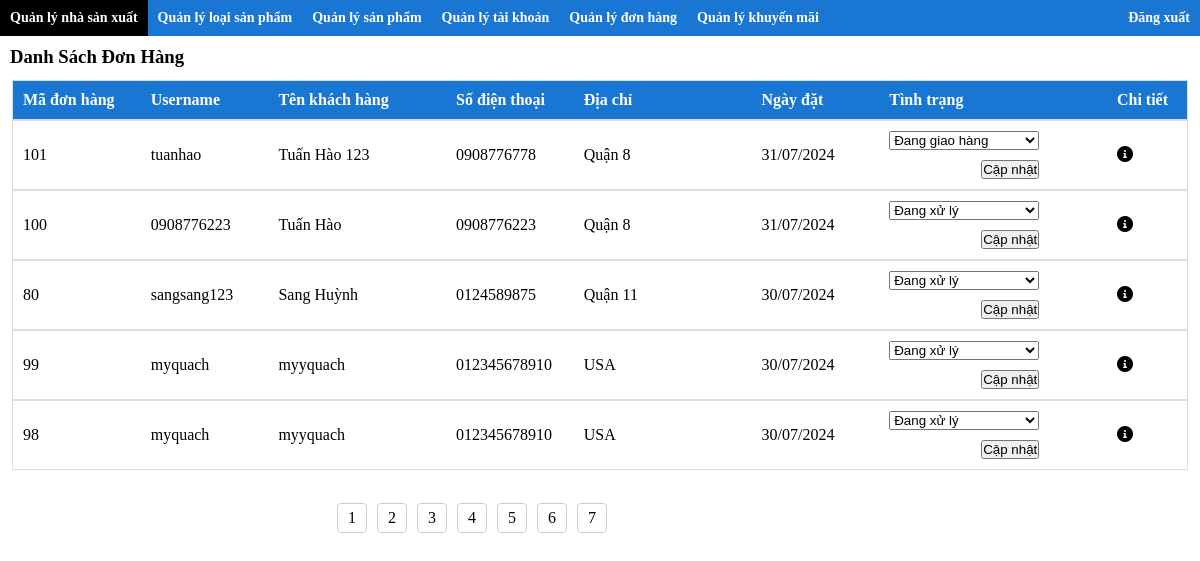
Page /webbanmaytinh/src/admin/index.php?action=quanlydonhang&&query=no (signed in) on the earlier database version.
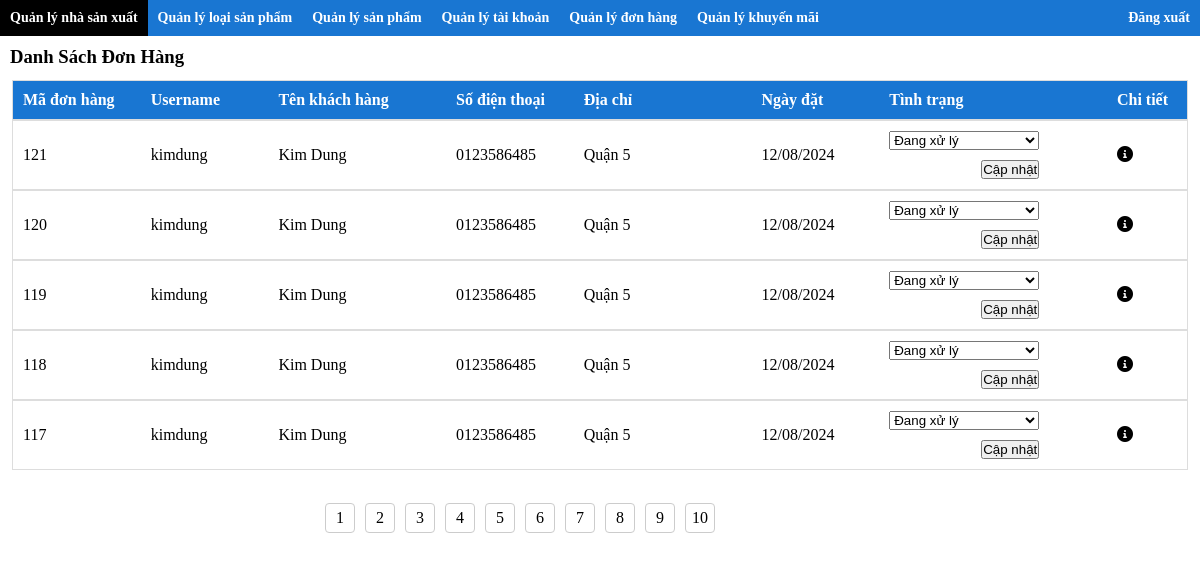
Same page on the later database version.
### tables this page shows
CREATE TABLE IF NOT EXISTS `dondathang` (
  `maDonDatHang` int(10) NOT NULL AUTO_INCREMENT,
  `maKH` varchar(50) NOT NULL,
  `tenKhach` varchar(50) NOT NULL,
  `emailKhach` varchar(50) NOT NULL,
  `sdtKhach` varchar(15) NOT NULL,
  `diaChiKhach` varchar(250) NOT NULL,
  `ngayDat` datetime DEFAULT NULL,
  `maTT` varchar(10) NOT NULL,
  `maKM` varchar(50) DEFAULT NULL,
  PRIMARY KEY (`maDonDatHang`),
  KEY `PK_DDH_TT` (`maTT`),
  KEY `PK_DDH_TK` (`maKH`),
  KEY `PK_DDH_KM` (`maKM`)
);

CREATE TABLE IF NOT EXISTS `trangthai` (
  `maTrangThai` varchar(10) NOT NULL,
  `tenTrangThai` varchar(50) NOT NULL,
  PRIMARY KEY (`maTrangThai`)
);

### webbanmaytinh/src/admin/modules/quanlydonhang/hienthi.php (the view, shortened to what this page needs)
<?php
include '../././db/connect.php';
?>
<div class="content-header">
    <h3 class="content-title">Danh Sách Đơn Hàng</h3>
</div>
<table class="content-wrapper" style="min-height:395px">
    <tr class="content-list head">
        <td class="content-item width100 head"> <b>Mã đơn hàng</b></td>
        <td class="content-item width100 head"> <b>Username</b></td>
        <td class="content-item width150 head"> <b>Tên khách hàng</b></td>
        <td class="content-item width100 head"> <b>Số điện thoại</b></td>
        <td class="content-item width150 head"> <b>Địa chỉ</b></td>
        <td class="content-item width100 head"> <b>Ngày đặt</b></td>
        <td class="content-item width200 head"> <b>Tình trạng</b></td>
        <td class="content-item width50 head"> <b>Chi tiết</b></td>
    </tr>
    <?php
    if (isset($_GET['page'])) {
        $page = $_GET['page'];
        $n = ($page - 1) * 5;
        $sql = $page == 1 ? "SELECT * FROM dondathang ORDER BY ngayDat DESC LIMIT 0,5" : "SELECT * FROM dondathang ORDER BY ngayDat DESC LIMIT $n,5";
    } else {
        $sql = "SELECT * FROM dondathang ORDER BY ngayDat DESC LIMIT 0,5";
    }
    $result = mysqli_query($conn, $sql);
    while ($row = mysqli_fetch_array($result)) {
        $tt = $row['maTT'];
        $maDDH = $row['maDonDatHang'];
    ?>
        <tr class="content-list" style="height: 70px;">
            <td class="content-item width100"><?php echo $row['maDonDatHang'] ?></td>
            <td class="content-item width100"><?php echo $row['maKH'] ?></td>
            <td class="content-item width150"><?php echo $row['tenKhach'] ?></td>
            <td class="content-item width100"><?php echo $row['sdtKhach'] ?></td>
            <td class="content-item width150"><?php echo $row['diaChiKhach'] ?></td>
            <td class="content-item width100"><?php echo date("d/m/Y", strtotime($row['ngayDat'])) ?></td>
            <td class="content-item width200">
                <form class="form-row" action="index.php?action=quanlydonhang&&query=capnhat&&id=<?php echo $maDDH ?>" method="POST">
                    <select name="tinhtrang">
                        <?php
                        $sql1 = "SELECT * FROM trangthai";
                        $result1 = mysqli_query($conn, $sql1);
                        while ($row1 = mysqli_fetch_array($result1)) {
                        ?>
                            <option value="<?php echo $row1['maTrangThai'] ?>" <?php if ($tt == $row1['maTrangThai']) echo 'selected'; ?>>
                                <?php echo $row1['tenTrangThai'] ?>
                            </option>
                        <?php
                        }
                        ?>
                    </select>
                    <input type="submit" name="capnhat" value="Cập nhật" style="margin-top: 10px; margin-left: 92px; cursor: pointer">
                </form>
            </td>
            <td class="content-item width50">
                <a href="index.php?action=quanlydonhang&&query=chitiet&&id=<?php echo $maDDH ?>"><i class="fa-solid fa-circle-info"></i></a>
            </td>
        </tr>
    <?php
    }
    ?>
</table>
<?php
include 'pagination.php';
?>

### webbanmaytinh/src/admin/modules/quanlydonhang/pagination.php
<div style="width: 100%;display:flex;justify-content:center">
    <div class="pagination" style="width:600px;height:30px;margin:20px 0;display:flex;">
        <div class="prev" style="flex-grow: 1;"></div>
        <div class="" style="flex-grow: 8;">
            <div style="display: flex;flex-direction:row">
                <?php
                $sql = "SELECT count(maDonDatHang) from dondathang";
                $result = mysqli_query($conn, $sql);
                $sl = mysqli_fetch_row($result);
                $max = ceil((int)$sl[0] / 5);
                for ($i = 1; $i <= $max; $i++) {
                ?>
                    <a href="./index.php?action=quanlydonhang&query=no&page=<?php echo $i ?>" style="margin: 0 5px;height:30px;width:30px;display:flex;justify-content:center;align-items:center;cursor:pointer;border:1px solid #ccc;border-radius:4px;
                    <?php if (isset($_GET['page']) && $_GET['page'] == $i) {
                        echo 'background-color: #ddd';
                    } ?>"><?php echo $i ?></a>
                <?php
                } ?>
            </div>
        </div>
        <div class="next" style="flex-grow: 1;"></div>
    </div>
</div>

Differences in the rows shown:
no longer on this page (row unchanged): dondathang: maDonDatHang "101", maKH "tuanhao", tenKhach "Tuấn Hào 123", sdtKhach "0908776778", diaChiKhach "Quận 8", ngayDat "31/07/2024", tinhtrang "Đang giao hàng"
no longer on this page (row unchanged): dondathang: maDonDatHang "100", maKH "0908776223", tenKhach "Tuấn Hào", sdtKhach "0908776223", diaChiKhach "Quận 8", ngayDat "31/07/2024", tinhtrang "Đang xử lý"
no longer on this page (row unchanged): dondathang: maDonDatHang "80", maKH "sangsang123", tenKhach "Sang Huỳnh", sdtKhach "0124589875", diaChiKhach "Quận 11", ngayDat "30/07/2024", tinhtrang "Đang xử lý"
no longer on this page (row unchanged): dondathang: maDonDatHang "99", maKH "myquach", tenKhach "myyquach", sdtKhach "012345678910", diaChiKhach "USA", ngayDat "30/07/2024", tinhtrang "Đang xử lý"
no longer on this page (row unchanged): dondathang: maDonDatHang "98", maKH "myquach", tenKhach "myyquach", sdtKhach "012345678910", diaChiKhach "USA", ngayDat "30/07/2024", tinhtrang "Đang xử lý"
added dondathang: maDonDatHang "121", maKH "kimdung", tenKhach "Kim Dung", sdtKhach "0123586485", diaChiKhach "Quận 5", ngayDat "12/08/2024", tinhtrang "Đang xử lý"
added dondathang: maDonDatHang "120", maKH "kimdung", tenKhach "Kim Dung", sdtKhach "0123586485", diaChiKhach "Quận 5", ngayDat "12/08/2024", tinhtrang "Đang xử lý"
added dondathang: maDonDatHang "119", maKH "kimdung", tenKhach "Kim Dung", sdtKhach "0123586485", diaChiKhach "Quận 5", ngayDat "12/08/2024", tinhtrang "Đang xử lý"
added dondathang: maDonDatHang "118", maKH "kimdung", tenKhach "Kim Dung", sdtKhach "0123586485", diaChiKhach "Quận 5", ngayDat "12/08/2024", tinhtrang "Đang xử lý"
added dondathang: maDonDatHang "117", maKH "kimdung", tenKhach "Kim Dung", sdtKhach "0123586485", diaChiKhach "Quận 5", ngayDat "12/08/2024", tinhtrang "Đang xử lý"
Other differences:
new list line: "8"
new list line: "9"
new list line: "10"
